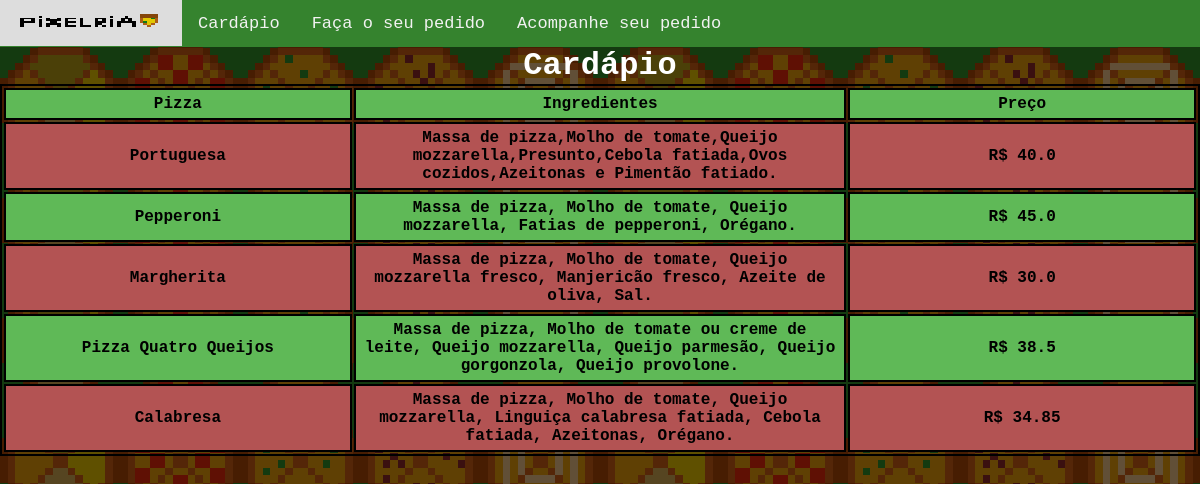
The app's page /cardapio/ with its own data.
### site_pizzaria/models.py (models this page shows, shortened)
class Pizza(models.Model):
    nome = models.CharField(max_length=50)
    ingredientes = models.TextField()
    preco = models.FloatField()
    imagem = models.ImageField(upload_to='static/media',null=True,blank=True)

### site_pizzaria/views.py (the view)
# urls.py: path('cardapio/',PizzaListView.as_view(),name='cardapio'),
class PizzaListView(ListView):
    model = Pizza
    template_name = 'pizzaria/cardapio.html'
    context_object_name = 'pizzas'

### site_pizzaria/templates/pizzaria/cardapio.html (shortened to what this page needs)
{% include "base.html" %}
{% block content %}
<center>
    <h1>Cardápio</h1>
<table>
    <tr>
        <th class='table-title'>Pizza</th>
        <th class='table-title'>Ingredientes</th>
        <th class='table-title'>Preço</th>
    </tr>
    {% for pizza in pizzas  %}
    <tr>
       <th class='table-field'>{{ pizza.nome }}</th>
       <th class='table-field'>{{ pizza.ingredientes}}</th>
       <th class='table-price'>R$ {{ pizza.preco }}</th>
    </tr>
    {% endfor %}
</table>
</center>
{% endblock content %}

### site_pizzaria/static/css/style.css (style rules this page uses)
body { margin:0; font-family:'Courier New', Courier, monospace; }
body::before { content: ""; position: fixed; top: 0; left: 0; width: 100%; height: 100%; background-color: rgba(0, 0, 0, 0.6); z-index: -1; }
table { border: 2px solid black; }
tr,th { width:10%; border: 2px solid black; padding:5px; text-align: center; word-wrap: break-word; }
tr:nth-child(even) { background-color: #b35353; }
tr:nth-child(odd) { background-color: #5fb957; }
h1 { border-radius: 15px; display: inline; color:white; }

### records on screen
Pizza: nome "Portuguesa", ingredientes "Massa de pizza,Molho de tomate,Queijo mozzarella,Presunto,Cebola fatiada,Ovos cozidos,Azeitonas e Pimentão fatiado.", preco "40.0"
Pizza: nome "Pepperoni", ingredientes "Massa de pizza, Molho de tomate, Queijo mozzarella, Fatias de pepperoni, Orégano.", preco "45.0"
Pizza: nome "Margherita", ingredientes "Massa de pizza, Molho de tomate, Queijo mozzarella fresco, Manjericão fresco, Azeite de oliva, Sal.", preco "30.0"
Pizza: nome "Pizza Quatro Queijos", ingredientes "Massa de pizza, Molho de tomate ou creme de leite, Queijo mozzarella, Queijo parmesão, Queijo gorgonzola, Queijo provolone.", preco "38.5"
Pizza: nome "Calabresa", ingredientes "Massa de pizza, Molho de tomate, Queijo mozzarella, Linguiça calabresa fatiada, Cebola fatiada, Azeitonas, Orégano.", preco "34.85"
